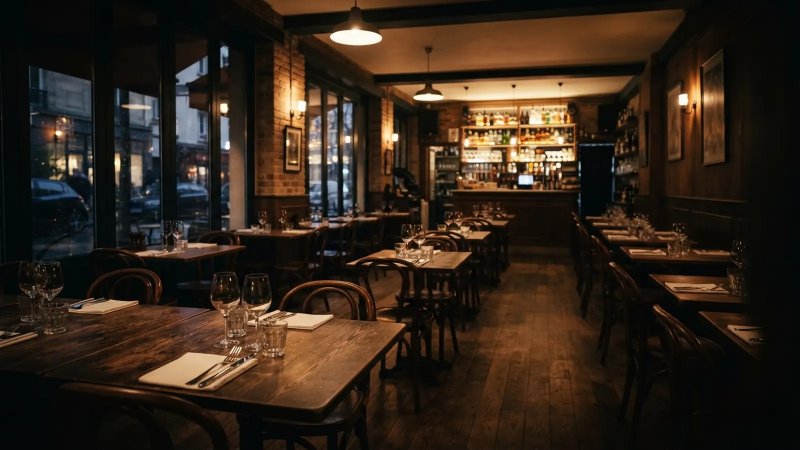
#> input picture build/ba-before.webp, 1600 x 900 px (shown at 1/2 size)
$ python cream.py ../ba-before.webp ../ba-before.webp
#> lines starting #> are read from the running program, lines starting #| are printed output that depends on the picture
# Lay graded RGBA frames on the page's cream (#F4F1EC), in display space, so the film's background is
# exactly the page where the kitchen has dissolved.  python cream.py <in.png|dir> <out.png|dir>
import sys, os, glob
from PIL import Image
CREAM = (244, 241, 236)
src, dst = sys.argv[1], sys.argv[2]
files = [src] if os.path.isfile(src) else sorted(glob.glob(os.path.join(src, 'f*.png')))
if not os.path.isfile(src): os.makedirs(dst, exist_ok=True)
for f in files:
    im = Image.open(f).convert('RGBA')
    bg = Image.new('RGBA', im.size, CREAM + (255,))
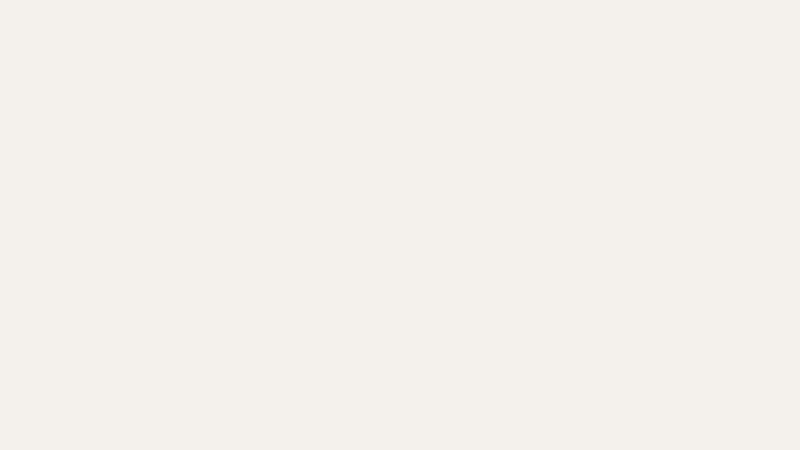
#> bg: PIL image 1600x900 RGBA (shown at 1/2 size); mean R, G, B, A 244, 241, 236, 255
    bg.alpha_composite(im)
    out = dst if os.path.isfile(src) else os.path.join(dst, os.path.basename(f))
    bg.convert('RGB').save(out)
print('creamed', len(files))
